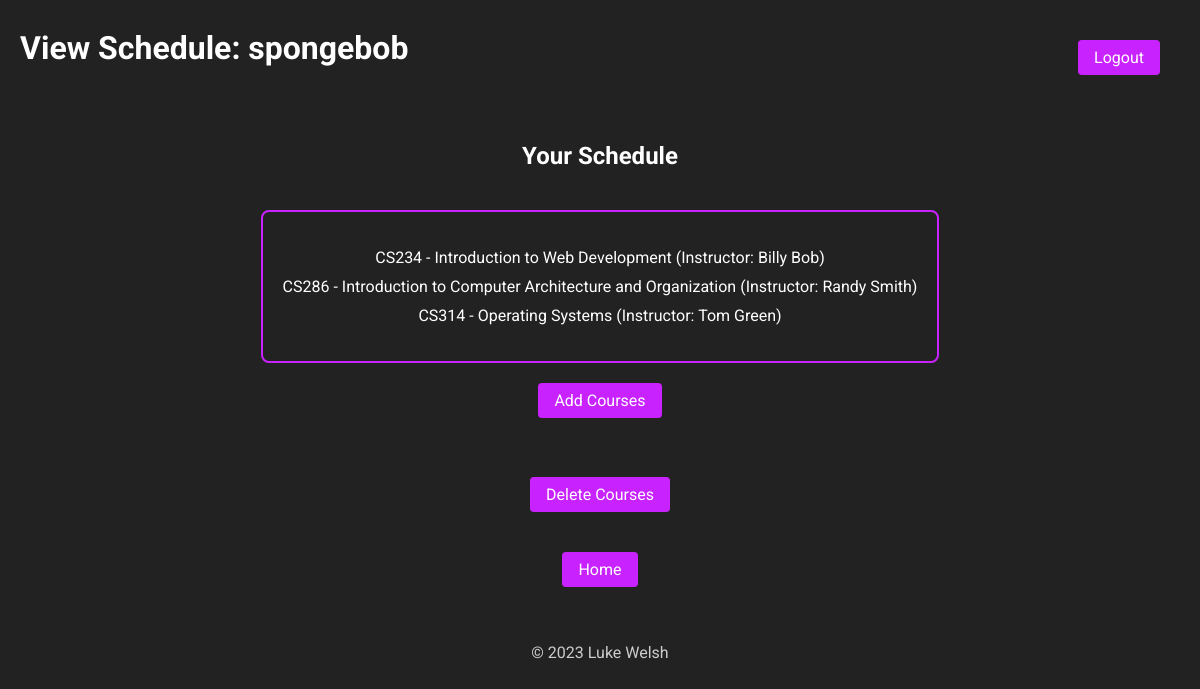
/view_schedule.php (signed in), run on the app's committed database.
### tables this page shows
CREATE TABLE `user_courses` (
  `id` int(6) UNSIGNED NOT NULL,
  `user_id` int(6) UNSIGNED NOT NULL,
  `course_id` int(6) UNSIGNED NOT NULL
);

CREATE TABLE `courses` (
  `id` int(6) UNSIGNED NOT NULL,
  `course_code` varchar(50) NOT NULL,
  `course_name` varchar(100) NOT NULL,
  `course_instructor` varchar(100) NOT NULL
);

### view_schedule.php (the view, shortened to what this page needs)
<?php
$year = date("Y");
$dsn = 'mysql:host=localhost;dbname=project';
$username_db = 'root';
$password_db = 'root';
try {
    $pdo = new PDO($dsn, $username_db, $password_db);
} catch (PDOException $e) {
    die('Connection failed: ' . $e->getMessage());
}
$userInfo = [
    'id' => $_SESSION['id'],
    'username' => $_SESSION['username'],
];
$userScheduleQuery = 'SELECT user_courses.id as user_course_id, courses.* FROM user_courses
                     JOIN courses ON user_courses.course_id = courses.id
                     WHERE user_courses.user_id = ?';
$userScheduleStatement = $pdo->prepare($userScheduleQuery);
$userScheduleStatement->execute([$userInfo['id']]);
$userSchedule = $userScheduleStatement->fetchAll(PDO::FETCH_ASSOC);
?>
<!DOCTYPE html>
<html lang="en">
<head>
    <link rel="stylesheet" href="view_schedule.css">
</head>
<body>
    <div class="heading-container">
        <h1>View Schedule: <?php echo $_SESSION['username']; ?></h1>
    </div>
    <div class="logout-container">
        <a href="logout.php" class="btn">Logout</a>
    </div>
    <h2>Your Schedule</h2>
    <div class="courses-container">
        <ul>
            <?php foreach ($userSchedule as $course): ?>
                <li>
                    <?php echo $course['course_code']; ?> - <?php echo $course['course_name']; ?>
                    (Instructor: <?php echo $course['course_instructor']; ?>)
                </li>
            <?php endforeach; ?>
        </ul>
    </div>
    <div class="button-container">
        <a href="register_courses.php" class="btn">Add Courses</a>
        <br>
        <a href="delete_courses.php" class="btn">Delete Courses</a>
        <a href="home.php" class="btn">Home</a>
    </div>
</body>
</html>
<footer>
    <p>&copy; <?php echo $year; ?> Luke Welsh</p>
</footer>

### view_schedule.css (style rules this page uses)
body { font-family: 'Roboto', Arial, sans-serif; background-color: #222; color: #fff; margin: 0; padding: 0; display: flex; flex-direction: column; align-items: center; justify-content: center; min-height: 100vh; }
h1 { text-align: center; color: #fff; margin-bottom: 20px; }
.heading-container { position: fixed; top: 8px; left: 20px; }
.heading-container h1 { margin-bottom: 0; }
.button-container { display: flex; flex-direction: column; align-items: center; }
.btn { display: inline-block; padding: 8px 16px; margin: 20px; text-decoration: none; color: #fff; background-color: #C822FF; border-radius: 4px; transition: background-color 0.3s; }
.logout-container { position: fixed; top: 20px; right: 20px; text-align: center; }
.logout-container a { color: #fff; text-decoration: none; background-color: #C822FF; padding: 8px 16px; border-radius: 4px; transition: background-color 0.3s; }
.courses-container { text-align: center; margin-top: 20px; padding: 20px; border: 2px solid #C822FF; border-radius: 8px; }
.courses-container ul { list-style-type: none; padding: 0; }
.courses-container li { margin: 10px 0; font-size: 16px; }
footer { text-align: center; margin-top: auto; margin-top: 20px; color: #ccc; }

### data on the page
user_courses: course.course_code "CS234", course.course_name "Introduction to Web Development", course.course_instructor "Billy Bob"
user_courses: course.course_code "CS286", course.course_name "Introduction to Computer Architecture and Organization", course.course_instructor "Randy Smith"
user_courses: course.course_code "CS314", course.course_name "Operating Systems", course.course_instructor "Tom Green"

### other printed values
$_SESSION['username'] "spongebob"
